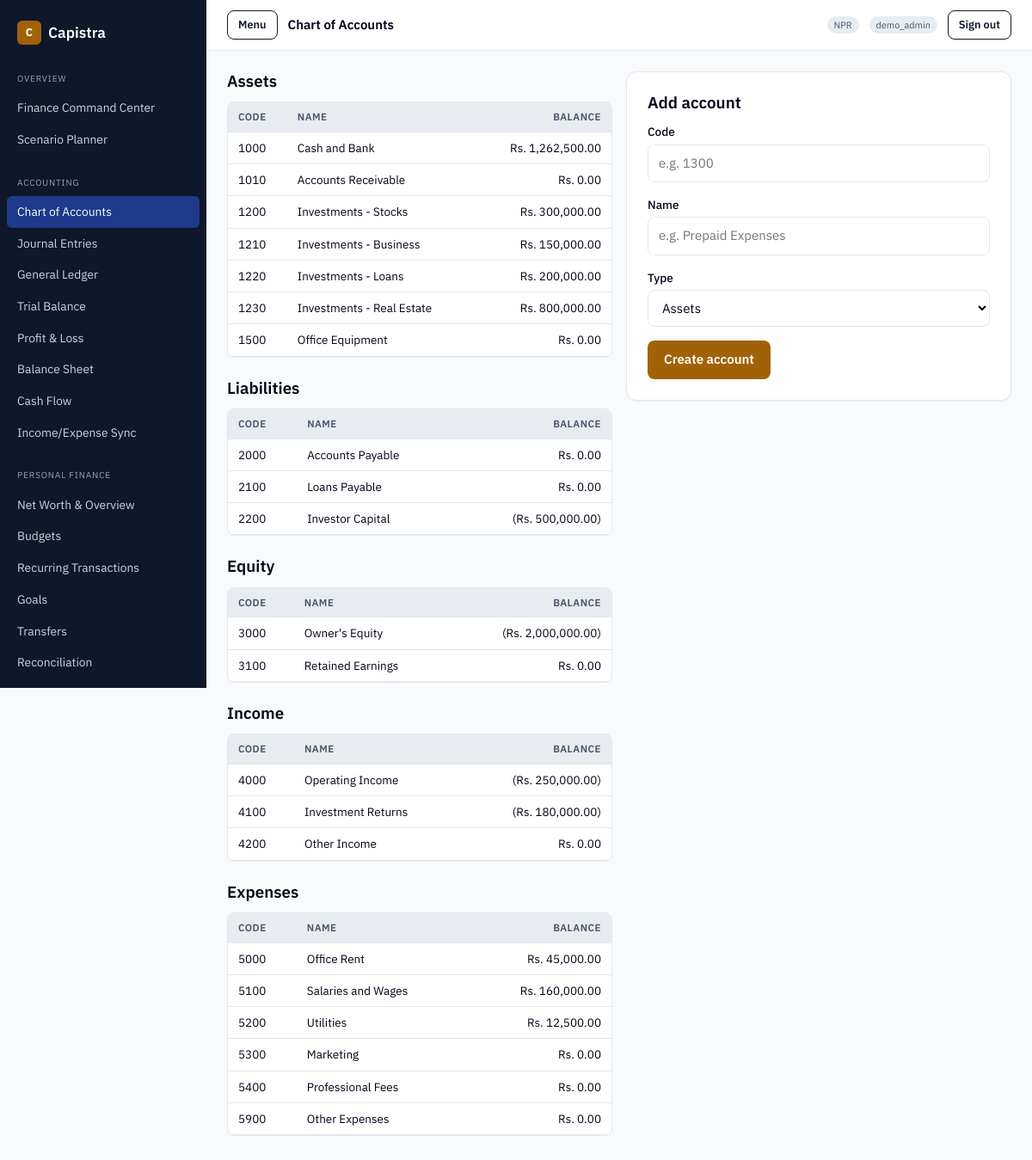
The app's page /accounting/chart-of-accounts.php (signed in) with its own data.
### tables this page shows
CREATE TABLE `accounts` (
  `id` int(11) NOT NULL AUTO_INCREMENT,
  `code` varchar(20) NOT NULL,
  `name` varchar(150) NOT NULL,
  `type` enum('asset','liability','equity','income','expense') NOT NULL,
  `subtype` varchar(60) DEFAULT NULL COMMENT 'e.g. current_asset, cash, revenue',
  `parent_id` int(11) DEFAULT NULL,
  `opening_balance` decimal(18,2) NOT NULL DEFAULT 0,
  `opening_balance_type` enum('debit','credit') NOT NULL DEFAULT 'debit',
  `is_cash_account` tinyint(1) NOT NULL DEFAULT 0,
  `is_active` tinyint(1) NOT NULL DEFAULT 1,
  `description` varchar(255) DEFAULT NULL,
  `created_at` timestamp NOT NULL DEFAULT current_timestamp(),
  PRIMARY KEY (`id`),
  UNIQUE KEY `uq_accounts_code` (`code`),
  KEY `idx_accounts_type` (`type`),
  KEY `idx_accounts_parent` (`parent_id`),
  CONSTRAINT `fk_accounts_parent` FOREIGN KEY (`parent_id`)
    REFERENCES `accounts` (`id`) ON DELETE SET NULL
);

### accounting/lib/auth.php (called while the page is built, shortened)
<?php
require_once dirname(__DIR__, 2) . '/config/app.php';
require_once __DIR__ . '/ledger.php';
if (!function_exists('capistra_current_user')) {
    function capistra_current_user(): ?array
    {
        return [
            'id'        => (int) $_SESSION['user_id'],
            'username'  => (string) $_SESSION['username'],
            'full_name' => (string) ($_SESSION['full_name'] ?? $_SESSION['username']),
        ];
    }
}
if (!function_exists('e')) {
    function e(?string $value): string
    {
        return htmlspecialchars((string) $value, ENT_QUOTES, 'UTF-8');
    }
}

### config/settings.php (called while the page is built, shortened)
<?php
require_once __DIR__ . '/app.php';
if (!function_exists('capistra_setting_defaults')) {
    function capistra_setting_defaults(): array
    {
        return [
            'display_name'            => APP_NAME,
            'company_name'            => APP_NAME,
            'company_address'         => '',
            'company_tax_id'          => '',
            'financial_profile_mode'  => 'personal',
            'base_currency'           => APP_BASE_CURRENCY,
            'currency_symbol_style'   => 'prefix',
            'number_grouping'         => 'international',
            'decimal_precision'       => '2',
            'timezone'                => 'Asia/Kathmandu',
            'date_format'             => 'Y-m-d',
            'date_display_mode'       => 'AD',
            'fiscal_year_start'       => '07-01',
            'default_reporting_period'=> 'fiscal_year',
            'dashboard_landing'       => 'accounting/index.php',
            'theme'                   => 'light',
            'density'                 => 'comfortable',
            'low_cash_threshold'      => '0',
            'portfolio_concentration_limit' => '35',
            'nepse_country'           => 'Nepal',
            'nepse_currency'          => 'NPR',
            'market_data_source'      => 'manual',
        ];
    }
}
if (!function_exists('capistra_settings')) {
    function capistra_settings(bool $refresh = false): array
    {
        static $cache = null;
        if ($cache !== null && !$refresh) {
            return $cache;
        }
        $cache = capistra_setting_defaults();
        try {
            $pdo = capistra_pdo();
            $rows = $pdo->query('SELECT setting_key, setting_value FROM app_settings')->fetchAll();
            foreach ($rows as $row) {
                $key = (string) $row['setting_key'];
                $cache[$key] = (string) ($row['setting_value'] ?? '');
            }
        } catch (Throwable $e) {
            error_log('capistra_settings: ' . $e->getMessage());
        }
        return $cache;
    }
}
if (!function_exists('capistra_setting')) {
    function capistra_setting(string $key, ?string $default = null): ?string
    {
        $all = capistra_settings();
        if (array_key_exists($key, $all) && $all[$key] !== '') {
            return $all[$key];
        }
        return $default ?? ($all[$key] ?? null);
    }
}
if (!function_exists('capistra_setting_int')) {
    function capistra_setting_int(string $key, int $default = 0): int
    {
        $value = capistra_setting($key, (string) $default);
        return is_numeric($value) ? (int) $value : $default;
    }
}
if (!function_exists('capistra_base_currency')) {
    function capistra_base_currency(): string
    {
        $value = capistra_setting('base_currency', null);
        return strtoupper(trim($value));
    }
}
if (!function_exists('capistra_currency_symbol')) {
    function capistra_currency_symbol(string $code): string
    {
        return match (strtoupper($code)) {
            'NPR'   => 'Rs.',
            'USD'   => '$',
            'EUR'   => '€',
            'GBP'   => '£',
            'INR'   => '₹',
            'AUD'   => 'A$',
            'CAD'   => 'C$',
            'JPY'   => '¥',
            'CNY'   => '¥',
            default => strtoupper($code),
        };
    }
}
if (!function_exists('capistra_money')) {
    function capistra_money(float|int|string $amount, ?string $code = null): string
    {
        $code     = strtoupper($code ?? capistra_base_currency());
        $decimals = max(0, min(4, capistra_setting_int('decimal_precision', 2)));
        $grouping = (string) capistra_setting('number_grouping', 'international');
        if ($grouping === 'south_asian') {
            $formatted = capistra_format_south_asian((float) $amount, $decimals);
        } else {
            $formatted = number_format((float) $amount, $decimals, '.', ',');
        }
        $symbol = capistra_currency_symbol($code);
        return $symbol . ' ' . $formatted;
    }
}

### config/features.php (called while the page is built, shortened)
<?php
require_once __DIR__ . '/settings.php';
if (!function_exists('capistra_profile_mode')) {
    function capistra_profile_mode(): string
    {
        $mode = strtolower((string) capistra_setting('financial_profile_mode', 'personal'));
        return in_array($mode, ['personal', 'business', 'hybrid'], true) ? $mode : 'personal';
    }
}
if (!function_exists('capistra_feature_default')) {
    function capistra_feature_default(string $key): bool
    {
        $registry = capistra_feature_registry();
        $def = $registry[$key];
        return match (capistra_profile_mode()) {
            'business' => (bool) $def['business'],
            'hybrid'   => (bool) ($def['personal'] || $def['business']),
            default    => (bool) $def['personal'],
        };
    }
}
if (!function_exists('capistra_feature_enabled')) {
    function capistra_feature_enabled(string $key): bool
    {
        $stored = capistra_setting('enable_' . $key, null);
        return capistra_feature_default($key);
    }
}

### accounting/lib/ledger.php (called while the page is built, shortened)
<?php
if (!function_exists('ledger_account_balances')) {
    function ledger_account_balances(PDO $pdo, ?string $asOf = null): array
    {
        $params = [];
        $asOfClause = '';
        $sql = 'SELECT a.id, a.code, a.name, a.type, a.opening_balance, a.opening_balance_type,
                       COALESCE(s.sum_debit, 0)  AS sum_debit,
                       COALESCE(s.sum_credit, 0) AS sum_credit
                FROM accounts a
                LEFT JOIN (
                    SELECT l.account_id, SUM(l.debit) AS sum_debit, SUM(l.credit) AS sum_credit
                    FROM journal_lines l
                    JOIN journal_entries e ON e.id = l.journal_entry_id
                    WHERE e.status = \'posted\'' . $asOfClause . '
                    GROUP BY l.account_id
                ) s ON s.account_id = a.id
                ORDER BY a.code';
        $stmt = $pdo->prepare($sql);
        $stmt->execute($params);
        $result = [];
        foreach ($stmt->fetchAll() as $row) {
            $opening = (float) $row['opening_balance'];
            $signed  = $row['opening_balance_type'] === 'credit' ? -$opening : $opening;
            $signed += (float) $row['sum_debit'] - (float) $row['sum_credit'];
            $result[(int) $row['id']] = [
                'code'    => (string) $row['code'],
                'name'    => (string) $row['name'],
                'type'    => (string) $row['type'],
                'balance' => round($signed, 2),
            ];
        }
        return $result;
    }
}

### config/app.php (called while the page is built, shortened)
<?php
if (!function_exists('capistra_currency')) {
    function capistra_currency(float|int|string $amount, ?string $code = null): string
    {
        if (function_exists('capistra_money')) {
            return capistra_money($amount, $code);
        }
        $value = number_format((float) $amount, 2);
        $code  = strtoupper($code ?? APP_BASE_CURRENCY);
        return match ($code) {
            'NPR'   => 'Rs. ' . $value,
            'USD'   => '$' . $value,
            'EUR'   => '€' . $value,
            'GBP'   => '£' . $value,
            default => $value . ' ' . $code,
        };
    }
}

### accounting/chart-of-accounts.php (the view, shortened to what this page needs)
<?php
require_once __DIR__ . '/lib/auth.php';
require_once __DIR__ . '/lib/layout.php';
$pdo = capistra_pdo();
$balances = ledger_account_balances($pdo);
$byType = [];
foreach ($balances as $acc) {
    $byType[$acc['type']][] = $acc;
}
$labels = [
    'asset' => 'Assets', 'liability' => 'Liabilities', 'equity' => 'Equity',
    'income' => 'Income', 'expense' => 'Expenses',
];
capistra_layout_header('Chart of Accounts', 'chart-of-accounts.php');
?>
<div class="grid grid--2">
  <div>
    <?php foreach ($labels as $type => $label): ?>
      <h2><?= e($label) ?></h2>
      <div class="table-wrap" style="margin-bottom:var(--space-2xl)">
        <table class="data">
          <thead>
            <tr><th scope="col">Code</th><th scope="col">Name</th><th scope="col" class="num">Balance</th></tr>
          </thead>
          <tbody>
          <?php if (empty($byType[$type])): ?>
            <tr><td colspan="3" class="empty-state">No accounts.</td></tr>
          <?php else: foreach ($byType[$type] as $acc): ?>
            <tr>
              <td><?= e($acc['code']) ?></td>
              <td><?= e($acc['name']) ?></td>
              <td class="num"><?= capistra_amount($acc['balance'], false) ?></td>
            </tr>
          <?php endforeach; endif; ?>
          </tbody>
        </table>
      </div>
    <?php endforeach; ?>
  </div>
  <div>
    <div class="card">
      <h2>Add account</h2>
      <form method="post" action="chart-of-accounts.php">
        <div class="form-row">
          <label for="code">Code</label>
          <input id="code" name="code" required maxlength="20" inputmode="numeric" placeholder="e.g. 1300">
        </div>
        <div class="form-row">
          <label for="name">Name</label>
          <input id="name" name="name" required maxlength="150" placeholder="e.g. Prepaid Expenses">
        </div>
        <div class="form-row">
          <label for="type">Type</label>
          <select id="type" name="type" required>
            <?php foreach ($labels as $type => $label): ?>
              <option value="<?= e($type) ?>"><?= e($label) ?></option>
            <?php endforeach; ?>
          </select>
        </div>
        <button class="btn btn--primary" type="submit">Create account</button>
      </form>
    </div>
  </div>
</div>
<?php capistra_layout_footer(); ?>

### accounting/lib/layout.php (shortened to what this page needs)
<?php
require_once dirname(__DIR__, 2) . '/config/features.php';
if (!function_exists('capistra_url')) {
    function capistra_url(string $path = ''): string
    {
        $base = defined('APP_URL') ? rtrim((string) APP_URL, '/') : '';
        return $base . '/' . ltrim($path, '/');
    }
}
if (!function_exists('capistra_nav_items')) {
    function capistra_nav_items(): array
    {
        $nav = [
            'Overview' => [
                'accounting/index.php' => 'Finance Command Center',
                'accounting/planner.php' => 'Scenario Planner',
            ],
            'Accounting' => [
                'accounting/chart-of-accounts.php' => 'Chart of Accounts',
                'accounting/journal.php' => 'Journal Entries',
                'accounting/general-ledger.php' => 'General Ledger',
                'accounting/trial-balance.php' => 'Trial Balance',
                'accounting/profit-loss.php' => 'Profit & Loss',
                'accounting/balance-sheet.php' => 'Balance Sheet',
                'accounting/cash-flow.php' => 'Cash Flow',
                'accounting/ledger-sync.php' => 'Income/Expense Sync',
            ],
        ];
        $personal = [];
        if (capistra_feature_enabled('net_worth'))     { $personal['admin/finance/index.php'] = 'Net Worth & Overview'; }
        if (capistra_feature_enabled('budgeting'))     { $personal['admin/finance/budgets.php'] = 'Budgets'; }
        if (capistra_feature_enabled('recurring'))     { $personal['admin/finance/recurring.php'] = 'Recurring Transactions'; }
        if (capistra_feature_enabled('goals'))         { $personal['admin/finance/goals.php'] = 'Goals'; }
        $personal['admin/finance/transfers.php'] = 'Transfers';
        if (capistra_feature_enabled('reconciliation')){ $personal['admin/finance/reconcile.php'] = 'Reconciliation'; }
        if (capistra_feature_enabled('tags'))          { $personal['admin/finance/tags.php'] = 'Tags'; }
        if ($personal !== []) { $nav['Personal Finance'] = $personal; }
        $invest = [];
        if (capistra_feature_enabled('stocks')) {
            $invest['admin/investment/portfolio.php'] = 'Stock Portfolio';
            $invest['admin/investment/stock-transactions.php'] = 'Stock Transactions';
            $invest['admin/investment/corporate-actions.php'] = 'Corporate Actions';
        }
        if (capistra_feature_enabled('market_data')) { $invest['admin/investment/prices.php'] = 'Market Prices'; }
        if ($invest !== []) { $nav['Investments'] = $invest; }
        if (capistra_feature_enabled('data_import')) {
            $nav['Data'] = ['admin/settings/data.php' => 'Import / Export'];
        }
        $nav['Settings'] = ['admin/settings/index.php' => 'Settings Center'];
        $legacy = ['admin/index.php' => 'Income & Expenses'];
        $legacy['admin/investment/index.php'] = 'Investments (Legacy)';
        $nav['Legacy Modules'] = $legacy;
        return $nav;
    }
}
if (!function_exists('capistra_layout_header')) {
    function capistra_layout_header(string $title, string $active, string $base = '..'): void
    {
        $user = capistra_current_user();
        ?><!DOCTYPE html>
<html lang="en">
<head>
<title><?= e($title) ?> &middot; <?= e((string) capistra_setting('display_name', APP_NAME)) ?></title>
<link rel="stylesheet" href="<?= e(capistra_url('assets/css/capistra.css')) ?>">
</head>
<body>
<div class="app-shell">
  <aside class="sidebar" id="sidebar" aria-label="Primary">
    <div class="sidebar__brand">
      <span class="mark" aria-hidden="true">C</span>
      <span><?= e((string) capistra_setting('display_name', APP_NAME)) ?></span>
    </div>
    <nav aria-label="Sections">
      <?php foreach (capistra_nav_items() as $group => $items): ?>
        <div class="sidebar__group">
          <div class="sidebar__group-title"><?= e($group) ?></div>
          <?php foreach ($items as $href => $label): ?>
            <?php $isActive = ($active === $href) || (basename($href) === $active); ?>
            <a class="nav-link" href="<?= e(capistra_url($href)) ?>"
               <?= $isActive ? 'aria-current="page"' : '' ?>><?= e($label) ?></a>
          <?php endforeach; ?>
        </div>
      <?php endforeach; ?>
    </nav>
  </aside>
  <div class="main">
    <header class="topbar">
      <button class="btn btn--secondary btn--sm topbar__toggle" id="sidebarToggle" aria-controls="sidebar" aria-expanded="false">Menu</button>
      <span class="topbar__title"><?= e($title) ?></span>
      <span class="badge"><?= e(capistra_base_currency()) ?></span>
      <?php if ($user): ?><span class="badge"><?= e($user['full_name']) ?></span><?php endif; ?>
      <a class="btn btn--secondary btn--sm" href="<?= e(capistra_url('admin/logout.php')) ?>">Sign out</a>
    </header>
    <main class="content" id="main-content">
<?php
    }
}
if (!function_exists('capistra_layout_footer')) {
    function capistra_layout_footer(): void
    {
        ?>
    </main>
  </div>
</div>
</body>
</html><?php
    }
}
if (!function_exists('capistra_amount')) {
    function capistra_amount(float $value, bool $colour = true): string
    {
        $formatted = capistra_currency(abs($value));
        if ($value < 0) {
            return '<span class="amount ' . ($colour ? 'amount--neg' : '') . '">(' . e($formatted) . ')</span>';
        }
        return '<span class="amount ' . ($colour ? 'amount--pos' : '') . '">' . e($formatted) . '</span>';
    }
}

### records on screen
accounts: code "1000", name "Cash and Bank", formatted "Rs. 1,262,500.00"
accounts: code "1010", name "Accounts Receivable", formatted "Rs. 0.00"
accounts: code "1200", name "Investments - Stocks", formatted "Rs. 300,000.00"
accounts: code "1210", name "Investments - Business", formatted "Rs. 150,000.00"
accounts: code "1220", name "Investments - Loans", formatted "Rs. 200,000.00"
accounts: code "1230", name "Investments - Real Estate", formatted "Rs. 800,000.00"
accounts: code "1500", name "Office Equipment", formatted "Rs. 0.00"
accounts: code "2000", name "Accounts Payable", formatted "Rs. 0.00"
accounts: code "2100", name "Loans Payable", formatted "Rs. 0.00"
accounts: code "2200", name "Investor Capital", formatted "Rs. 500,000.00"
accounts: code "3000", name "Owner's Equity", formatted "Rs. 2,000,000.00"
accounts: code "3100", name "Retained Earnings", formatted "Rs. 0.00"
accounts: code "4000", name "Operating Income", formatted "Rs. 250,000.00"
accounts: code "4100", name "Investment Returns", formatted "Rs. 180,000.00"
accounts: code "4200", name "Other Income", formatted "Rs. 0.00"
accounts: code "5000", name "Office Rent", formatted "Rs. 45,000.00"
accounts: code "5100", name "Salaries and Wages", formatted "Rs. 160,000.00"
accounts: code "5200", name "Utilities", formatted "Rs. 12,500.00"
accounts: code "5300", name "Marketing", formatted "Rs. 0.00"
accounts: code "5400", name "Professional Fees", formatted "Rs. 0.00"
accounts: code "5900", name "Other Expenses", formatted "Rs. 0.00"

### other values on screen
capistra_setting('display_name', APP_NAME) "Capistra"
$group "OVERVIEW"
$label "Finance Command Center"
$label "Scenario Planner"
$group "ACCOUNTING"
$label "Chart of Accounts"
$label "Journal Entries"
$label "General Ledger"
$label "Trial Balance"
$label "Profit & Loss"
$label "Balance Sheet"
$label "Cash Flow"
$label "Income/Expense Sync"
$group "PERSONAL FINANCE"
$label "Net Worth & Overview"
